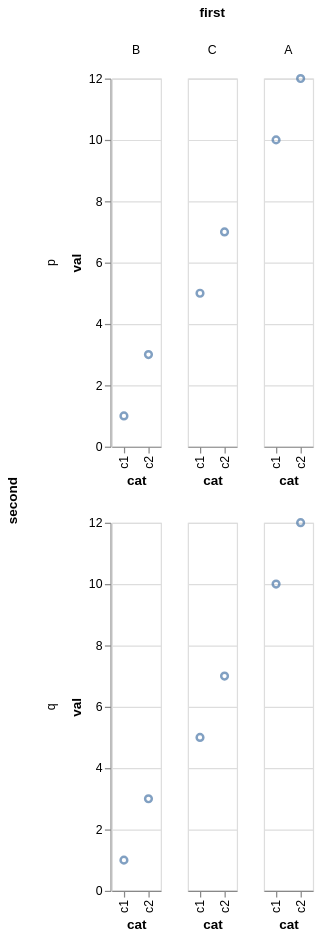

Describe this chart as a Vega-Lite specification.
### Vega specification from a JSON file in a GitHub repository (floating-point values rounded to 4 significant figures)
{"$schema": "https://vega.github.io/schema/vega/v6.json", "background": "white", "padding": 5, "data": [{"name": "source_0", "values": [{"first": "A", "second": "p", "cat": "c1", "val": 10}, {"first": "A", "second": "p", "cat": "c2", "val": 12}, {"first": "A", "second": "q", "cat": "c1", "val": 10}, {"first": "A", "second": "q", "cat": "c2", "val": 12}, {"first": "B", "second": "p", "cat": "c1", "val": 1}, {"first": "B", "second": "p", "cat": "c2", "val": 3}, {"first": "B", "second": "q", "cat": "c1", "val": 1}, {"first": "B", "second": "q", "cat": "c2", "val": 3}, {"first": "C", "second": "p", "cat": "c1", "val": 5}, {"first": "C", "second": "p", "cat": "c2", "val": 7}, {"first": "C", "second": "q", "cat": "c1", "val": 5}, {"first": "C", "second": "q", "cat": "c2", "val": 7}]}, {"name": "data_0", "source": "source_0", "transform": [{"type": "filter", "expr": "isValid(datum[\"val\"]) && isFinite(+datum[\"val\"])"}]}, {"name": "cross_column_domain_row_domain", "source": "data_0", "transform": [{"type": "aggregate", "groupby": ["second", "first"], "fields": ["cat"], "ops": ["distinct"]}]}, {"name": "column_domain_sort", "source": "data_0", "transform": [{"type": "aggregate", "groupby": ["first"], "fields": ["val"], "ops": ["median"], "as": ["median_val"]}, {"type": "formula", "expr": "join([isValid(datum[\"first\"]) ? length(toString(datum[\"first\"])) + ':' + toString(datum[\"first\"]) : '-1:'], '|')", "as": "column_facet_key"}]}, {"name": "column_domain", "source": "cross_column_domain_row_domain", "transform": [{"type": "aggregate", "groupby": ["first"], "fields": ["distinct_cat"], "ops": ["max"], "as": ["distinct_cat"]}, {"type": "formula", "expr": "indexof(pluck(data(\"column_domain_sort\"), \"column_facet_key\"), join([isValid(datum[\"first\"]) ? length(toString(datum[\"first\"])) + ':' + toString(datum[\"first\"]) : '-1:'], '|')) >= 0 ? data(\"column_domain_sort\")[indexof(pluck(data(\"column_domain_sort\"), \"column_facet_key\"), join([isValid(datum[\"first\"]) ? length(toString(datum[\"first\"])) + ':' + toString(datum[\"first\"]) : '-1:'], '|'))][\"median_val\"] : null", "as": "median_val"}]}, {"name": "row_domain", "source": "cross_column_domain_row_domain", "transform": [{"type": "aggregate", "groupby": ["second"]}]}, {"name": "column_lookup_domain", "source": "column_domain", "transform": [{"type": "formula", "expr": "join([isValid(datum[\"first\"]) ? length(toString(datum[\"first\"])) + ':' + toString(datum[\"first\"]) : '-1:'], '|')", "as": "column_facet_key"}]}], "signals": [{"name": "child_x_step", "value": 20}, {"name": "child_height", "value": 300}], "layout": {"padding": 20, "offset": {"rowTitle": 10, "columnTitle": 10}, "columns": {"signal": "length(data('column_domain'))"}, "bounds": "full", "align": "all"}, "marks": [{"name": "row-title", "type": "group", "role": "row-title", "title": {"text": "second", "orient": "left", "style": "guide-title", "offset": 10}}, {"name": "column-title", "type": "group", "role": "column-title", "title": {"text": "first", "style": "guide-title", "offset": 10}}, {"name": "row_header", "type": "group", "role": "row-header", "from": {"data": "row_domain"}, "sort": {"field": "datum[\"second\"]", "order": "ascending"}, "title": {"text": {"signal": "isValid(parent[\"second\"]) ? parent[\"second\"] : \"\"+parent[\"second\"]"}, "orient": "left", "style": "guide-label", "frame": "group", "offset": 10}, "encode": {"update": {"height": {"signal": "child_height"}}}, "axes": [{"scale": "y", "orient": "left", "grid": false, "title": "val", "labelOverlap": true, "tickCount": {"signal": "ceil(child_height/40)"}, "zindex": 0}]}, {"name": "column_header", "type": "group", "role": "column-header", "from": {"data": "column_domain"}, "sort": {"field": "datum[\"median_val\"]", "order": "ascending"}, "title": {"text": {"signal": "isValid(parent[\"first\"]) ? parent[\"first\"] : \"\"+parent[\"first\"]"}, "style": "guide-label", "frame": "group", "offset": 10}, "encode": {"update": {"width": {"signal": "bandspace(datum[\"distinct_cat\"], 1, 0.5) * child_x_step"}}}}, {"name": "cell", "type": "group", "style": "cell", "from": {"facet": {"name": "facet", "data": "data_0", "groupby": ["second", "first"], "aggregate": {"cross": true, "fields": ["cat"], "ops": ["distinct"], "as": ["distinct_cat"]}}}, "sort": {"field": ["datum[\"second\"]", {"expr": "indexof(pluck(data(\"column_lookup_domain\"), \"column_facet_key\"), join([isValid(datum.datum[\"first\"]) ? length(toString(datum.datum[\"first\"])) + ':' + toString(datum.datum[\"first\"]) : '-1:'], '|')) >= 0 ? data(\"column_lookup_domain\")[indexof(pluck(data(\"column_lookup_domain\"), \"column_facet_key\"), join([isValid(datum.datum[\"first\"]) ? length(toString(datum.datum[\"first\"])) + ':' + toString(datum.datum[\"first\"]) : '-1:'], '|'))][\"median_val\"] : null"}], "order": ["ascending", "ascending"]}, "encode": {"update": {"width": {"signal": "bandspace(datum[\"distinct_cat\"], 1, 0.5) * child_x_step"}, "height": {"signal": "child_height"}}}, "marks": [{"name": "child_marks", "type": "symbol", "style": ["point"], "from": {"data": "facet"}, "encode": {"update": {"opacity": {"value": 0.7}, "fill": {"value": "transparent"}, "stroke": {"value": "#4c78a8"}, "ariaRoleDescription": {"value": "point"}, "description": {"signal": "\"cat: \" + (isValid(datum[\"cat\"]) ? isArray(datum[\"cat\"]) ? join(datum[\"cat\"], ' ') : datum[\"cat\"] : \"\"+datum[\"cat\"]) + \"; val: \" + (format(datum[\"val\"], \"\"))"}, "x": {"scale": "child_x", "field": "cat"}, "y": {"scale": "y", "field": "val"}}}}], "scales": [{"name": "child_x", "type": "point", "domain": {"data": "facet", "field": "cat", "sort": true}, "range": {"step": {"signal": "child_x_step"}}, "padding": 0.5}], "axes": [{"scale": "y", "orient": "left", "gridScale": "child_x", "grid": true, "tickCount": {"signal": "ceil(child_height/40)"}, "domain": false, "labels": false, "aria": false, "maxExtent": 0, "minExtent": 0, "ticks": false, "zindex": 0}, {"scale": "child_x", "orient": "bottom", "grid": false, "title": "cat", "labelAlign": "right", "labelAngle": 270, "labelBaseline": "middle", "zindex": 0}]}], "scales": [{"name": "y", "type": "linear", "domain": {"data": "data_0", "field": "val"}, "range": [{"signal": "child_height"}, 0], "nice": true, "zero": true}]}
